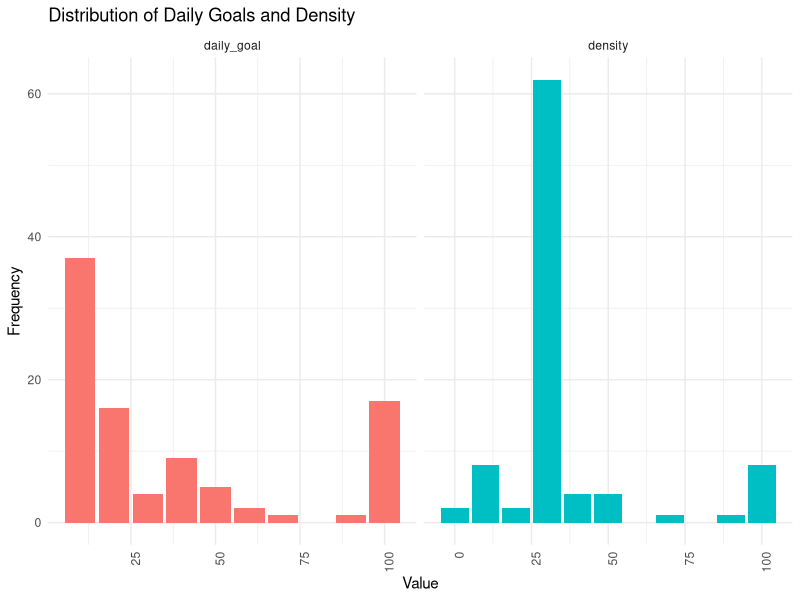
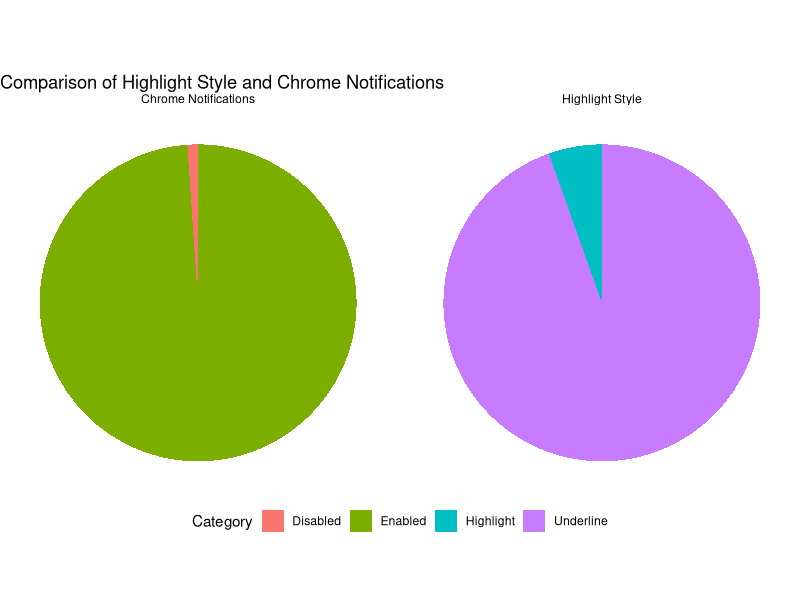
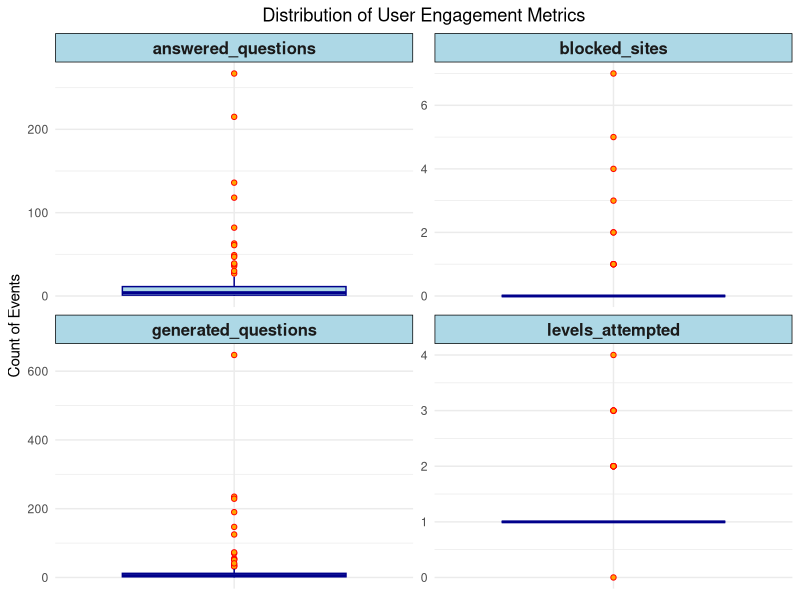
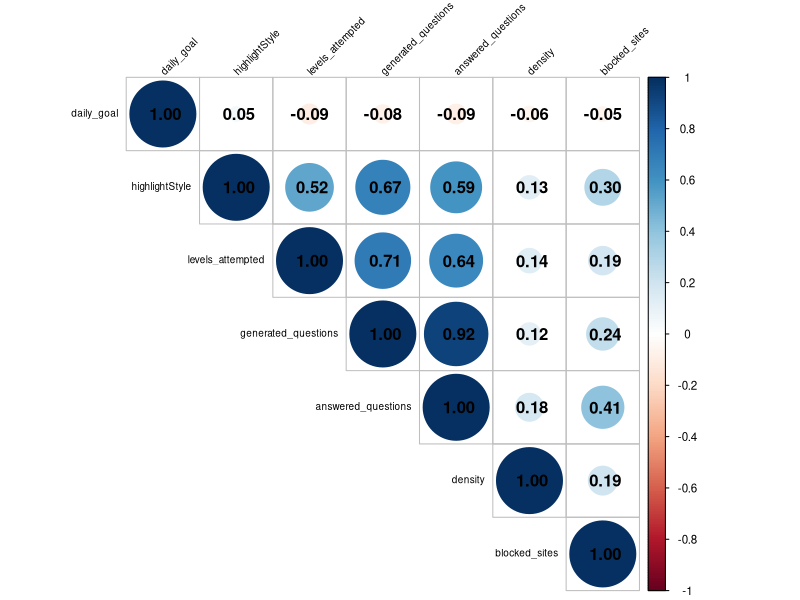
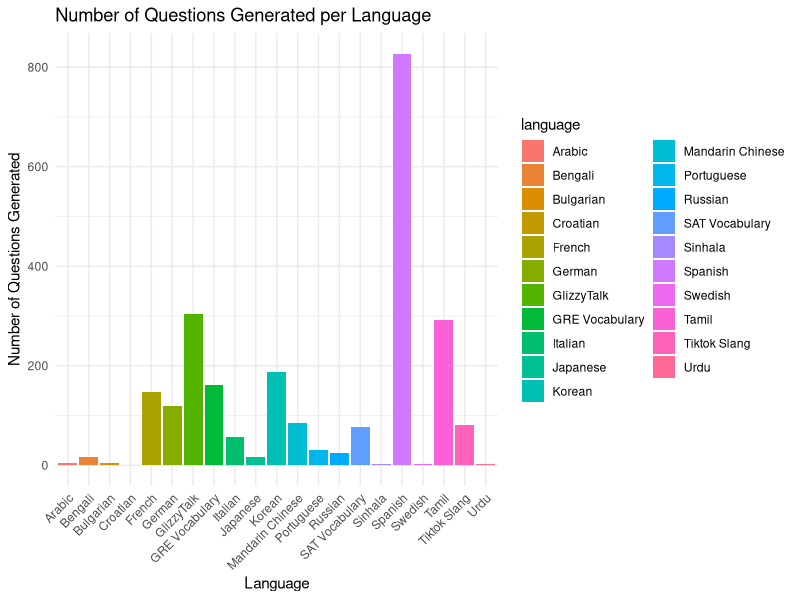
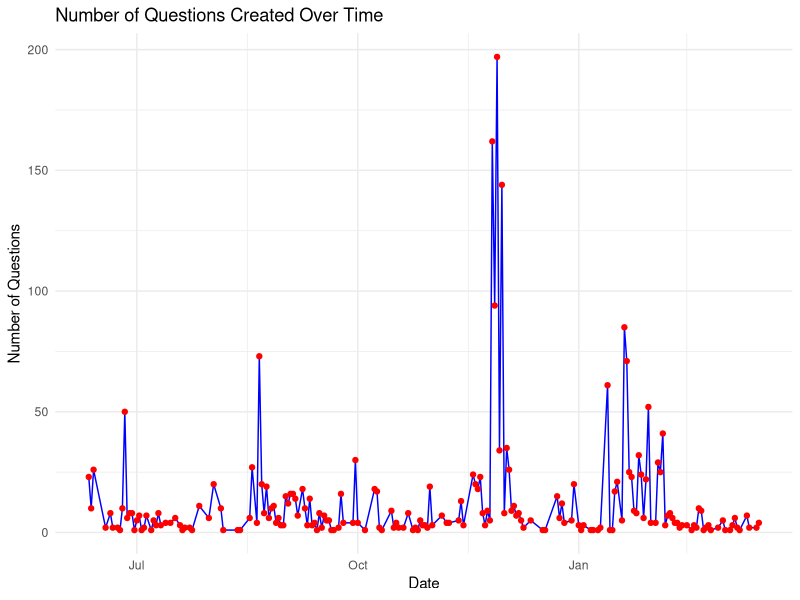
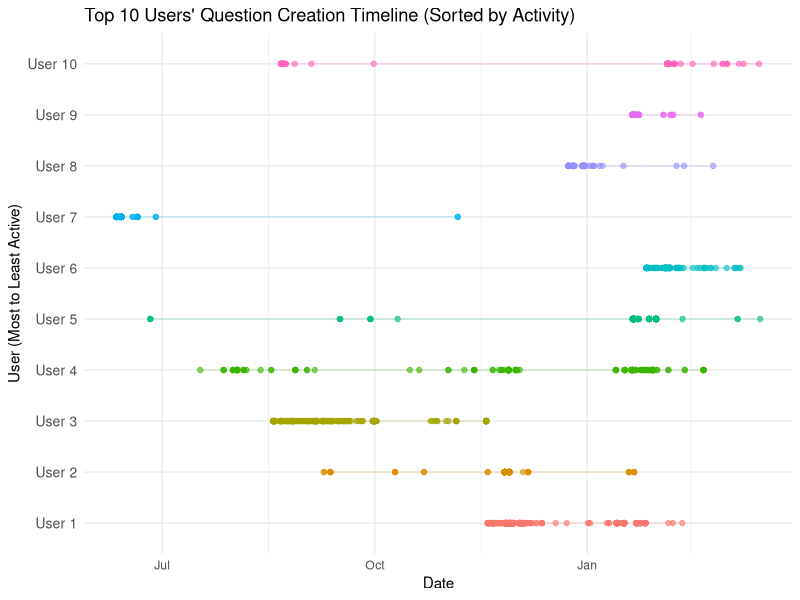
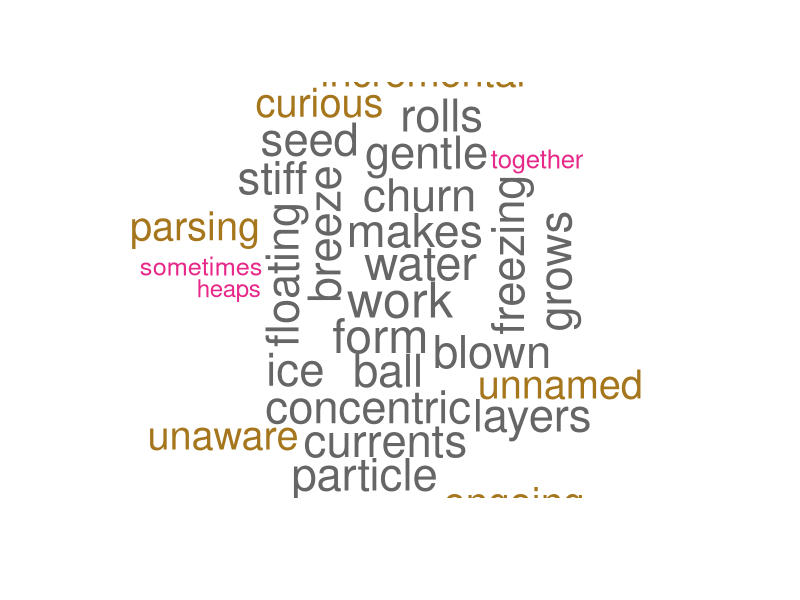

Generate these figures, in order, with R:
## ---- chunk 1
knitr::opts_chunk$set(warning = FALSE)
## ---- chunk 2
# Load necessary libraries
library(dplyr)
library(readr)
library(tidyr)
library(knitr)
library(ggplot2)
library(corrplot)
library(tm)
library(wordcloud)
library(lubridate)
## ---- chunk 3
profiles <- read.csv("profiles_rows_cleaned.csv")
words <- read.csv("words_rows.csv")
questions <- read.csv("questions_rows.csv")
levels <- read.csv("levels_rows.csv")
websites <- read.csv("website_blacklist_rows.csv")
## ---- chunk 4
names(profiles)
head(profiles)
## ---- chunk 5
names(websites)
head(websites)
## ---- chunk 6
names(levels)
head(levels)
## ---- chunk 7
names(questions)
head(questions)
## ---- chunk 8
names(words)
head(words)
## ---- chunk 9
# Count the number of questions generated and answered by each user
question_counts <- questions %>%
  group_by(user_id) %>%
  summarise(
    generated_questions = n(), 
  )

answer_counts <- words %>%
  group_by(user_id) %>%
  summarise(
    answered_questions = n(), 
  )

# Count the number of websites blocked by each user
blocked_websites <- websites %>%
  group_by(user_id) %>%
  summarise(
    blocked_sites = n()
  )

# Count the distinct levels attempted by each user
distinct_levels <- levels %>%
  group_by(user_id) %>%
  summarise(
    levels_attempted = n_distinct(level)
  )

# Merge the enhanced data back to the profiles dataset
# Replace NA values with zero in the merged data
enhanced_profiles <- profiles %>%
  left_join(question_counts, by = "user_id") %>%
  mutate(
    generated_questions = ifelse(is.na(generated_questions), 0, generated_questions),
  ) %>%
  left_join(answer_counts, by = "user_id") %>%
  mutate(
    answered_questions = ifelse(is.na(answered_questions), 0, answered_questions)
  ) %>%
  left_join(blocked_websites, by = "user_id") %>%
  mutate(
    blocked_sites = ifelse(is.na(blocked_sites), 0, blocked_sites)
  ) %>%
  left_join(distinct_levels, by = "user_id") %>%
  mutate(
    levels_attempted = ifelse(is.na(levels_attempted), 0, levels_attempted)
  )

enhanced_profiles <- enhanced_profiles %>%
  mutate(highlightStyle = if_else(highlightStyle == "highlight", 1, 0))
## ---- chunk 10
# Filter the dataset for entries where the language is english
english_questions <- questions %>%
  filter(language %in% c("GRE Vocabulary", "GlizzyTalk", "SAT Vocabulary", "Tiktok Slang"))
## ---- chunk 11
data_for_plot <- enhanced_profiles %>%
  select(daily_goal, density) %>%
  pivot_longer(cols = c(daily_goal, density), names_to = "Metric", values_to = "Value") %>%
  group_by(Metric, Value) %>%
  summarise(Count = n(), .groups = 'drop')

# Plotting the data using ggplot2
ggplot(data_for_plot, aes(x = Value, y = Count, fill = Metric)) +
  geom_col(show.legend = FALSE) + # Use geom_col() for bar charts
  facet_wrap(~ Metric, scales = "free_x") + # Facet by Metric with free scales for x-axis
  labs(title = "Distribution of Daily Goals and Density",
       x = "Value",
       y = "Frequency") +
  theme_minimal() + # Using a minimal theme for better visuals
  theme(axis.text.x = element_text(angle = 90, hjust = 1)) # Rotate x-axis labels for readability

## ---- chunk 12
# Remove NA values from highlightStyle and chrome_notif
filtered_profiles <- enhanced_profiles %>%
  filter(!is.na(highlightStyle), !is.na(chrome_notifs))

# Transform highlightStyle into a categorical format
highlight_data <- filtered_profiles %>%
  mutate(category = "Highlight Style",
         value = if_else(highlightStyle == 1, "Highlight", "Underline")) %>%
  count(category, value)

# Transform chrome_notif into a categorical format
chrome_notif_data <- filtered_profiles %>%
  mutate(category = "Chrome Notifications",
         value = if_else(chrome_notifs == 1, "Enabled", "Disabled")) %>%
  count(category, value)

# Combine both datasets
pie_data <- bind_rows(highlight_data, chrome_notif_data)

# Create faceted pie charts
ggplot(pie_data, aes(x = "", y = n, fill = value)) +
  geom_bar(stat = "identity", width = 1) +  # Create the pie slices
  coord_polar(theta = "y") +  # Convert bar chart into a pie chart
  facet_wrap(~ category) +  # Facet by category
  labs(title = "Comparison of Highlight Style and Chrome Notifications",
       x = NULL, y = NULL, fill = "Category") +
  theme_void() +  # Remove background grid and axis labels
  theme(legend.position = "bottom")
## ---- chunk 13
# Create summary statistics for key metrics
summary_stats <- data.frame(
  Metric = c("Generated Questions", "Answered Questions", "Blocked Sites", "Levels Attempted"),
  Mean = c(
    round(mean(enhanced_profiles$generated_questions, na.rm = TRUE), 2),
    round(mean(enhanced_profiles$answered_questions, na.rm = TRUE), 2),
    round(mean(enhanced_profiles$blocked_sites, na.rm = TRUE), 2),
    round(mean(enhanced_profiles$levels_attempted, na.rm = TRUE), 2)
  ),
  Median = c(
    round(median(enhanced_profiles$generated_questions, na.rm = TRUE), 2),
    round(median(enhanced_profiles$answered_questions, na.rm = TRUE), 2),
    round(median(enhanced_profiles$blocked_sites, na.rm = TRUE), 2),
    round(median(enhanced_profiles$levels_attempted, na.rm = TRUE), 2)
  ),
  Maximum = c(
    max(enhanced_profiles$generated_questions, na.rm = TRUE),
    max(enhanced_profiles$answered_questions, na.rm = TRUE),
    max(enhanced_profiles$blocked_sites, na.rm = TRUE),
    max(enhanced_profiles$levels_attempted, na.rm = TRUE)
  ),
  Minimum = c(
    min(enhanced_profiles$generated_questions, na.rm = TRUE),
    min(enhanced_profiles$answered_questions, na.rm = TRUE),
    min(enhanced_profiles$blocked_sites, na.rm = TRUE),
    min(enhanced_profiles$levels_attempted, na.rm = TRUE)
  )
)

# Display the table using kable
kable(summary_stats, caption = "Descriptive Statistics for Key Variables")
## ---- chunk 14

# Reshape data to long format
data_long <- enhanced_profiles %>%
  pivot_longer(
    cols = c("blocked_sites", "levels_attempted", "generated_questions", "answered_questions"),
    names_to = "Metric",
    values_to = "Value"
  )

# Updated plotting code
ggplot(data_long, aes(x = "", y = Value)) +  # Remove x-axis categories by setting x to ""
  geom_boxplot(fill = "lightblue", color = "darkblue", outlier.shape = 21, outlier.colour = "red", outlier.fill = "orange") +
  facet_wrap(~ Metric, scales = "free_y", ncol = 2) +  # Use only one column of facets
  labs(
    title = "Distribution of User Engagement Metrics",
    x = NULL,  # Remove x-axis label
    y = "Count of Events"
  ) +
  theme_minimal() +
  theme(
    strip.background = element_rect(fill = "lightblue"),
    strip.text = element_text(size = 12, face = "bold"),
    plot.title = element_text(hjust = 0.5),
    axis.text.x = element_blank(),  # Hide x-axis text
    axis.ticks.x = element_blank()  # Hide x-axis ticks
  )
## ---- chunk 15
# Extract the relevant columns
data_subset <- enhanced_profiles[, c("daily_goal", "density", "highlightStyle","blocked_sites", "levels_attempted", "generated_questions", "answered_questions")]

# Calculate the correlation matrix
cor_matrix <- cor(data_subset, use = "complete.obs")  # use "complete.obs" to handle missing values if any

# Plotting the correlation matrix
corrplot(cor_matrix, method = "circle", type = "upper", order = "hclust",
         tl.col = "black", tl.srt = 45,  # Text label color and rotation
         tl.cex = 0.6,  # Text label size
         cl.cex = 0.7,  # Color legend size
         addCoef.col = "black")  # Add correlation coefficients to the plot
## ---- chunk 16
language_data <- questions %>%
  count(language)  # 'count' automatically names the count column 'n'

# Create the bar plot
ggplot(language_data, aes(x = language, y = n, fill = language)) +
  geom_col() +  # geom_col is used to create bar plots; equivalent to geom_bar(stat = "identity")
  labs(title = "Number of Questions Generated per Language",
       x = "Language",
       y = "Number of Questions Generated") +
  theme_minimal() +  # Use a minimal theme for a cleaner look
  theme(axis.text.x = element_text(angle = 45, hjust = 1))  # Rotate x-axis labels for better readability
## ---- chunk 17
num_questions <- questions %>%
  mutate(created_at = as.POSIXct(created_at, tz = "UTC", format = "%Y-%m-%d %H:%M:%OS")) %>%
  mutate(date = as.Date(created_at)) %>%
  group_by(date) %>%
  summarise(number_of_questions = n(), .groups = 'drop')  # Count questions per day

# Create a time series plot
ggplot(num_questions, aes(x = date, y = number_of_questions)) +
  geom_line(group = 1, color = "blue") +  # Line plot
  geom_point(color = "red") +  # Add points
  labs(title = "Number of Questions Created Over Time",
       x = "Date",
       y = "Number of Questions") +
  theme_minimal()  # Using a minimal theme for a cleaner look
## ---- chunk 18
# Convert the created_at column to datetime format
questions <- questions %>%
  mutate(created_at = as.POSIXct(created_at, format = "%Y-%m-%d %H:%M:%OS", tz = "UTC"))

# Identify the top 10 users with the most questions
top_users <- questions %>%
  count(user_id, sort = TRUE) %>%  # Count and sort in descending order
  top_n(10, n) %>%
  arrange(desc(n))  # Explicitly arrange from highest to lowest

# Filter data to include only these top users
top_users_data <- questions %>%
  filter(user_id %in% top_users$user_id)

# Anonymize user IDs by replacing them with a numeric index, preserving the order
anon_users <- top_users %>%
  mutate(anon_id = factor(paste0("User ", row_number()), levels = paste0("User ", 1:10)))

# Merge anonymized user IDs back into the dataset
top_users_data <- top_users_data %>%
  left_join(anon_users, by = "user_id")

# Create the timeline plot
ggplot(top_users_data, aes(x = created_at, y = anon_id, color = anon_id)) +
  geom_point(alpha = 0.6) +  # Plot each question creation event
  geom_line(aes(group = anon_id), alpha = 0.2) +  # Connect points with lines
  labs(title = "Top 10 Users' Question Creation Timeline (Sorted by Activity)",
       x = "Date",
       y = "User (Most to Least Active)",
       color = "User") +
  theme_minimal() +
  theme(axis.text.y = element_text(size = 10))+
  theme(legend.position = "none")
## ---- chunk 19
# Create a text corpus
corpus <- Corpus(VectorSource(english_questions$original_sentence))

# Preprocess the text
corpus <- tm_map(corpus, content_transformer(tolower))  # Convert text to lowercase
corpus <- tm_map(corpus, removePunctuation)  # Remove punctuation
corpus <- tm_map(corpus, removeNumbers)  # Remove all numbers
corpus <- tm_map(corpus, removeWords, stopwords("english"))  # Remove common stopwords

# Additional optional steps could include stemming, stripping whitespace, etc.
corpus <- tm_map(corpus, stripWhitespace)  # Strip unnecessary whitespace

# Generate the word cloud
wordcloud(words = corpus, scale = c(3, 0.5), max.words = 30, random.order = FALSE, colors = brewer.pal(8, "Dark2"))
